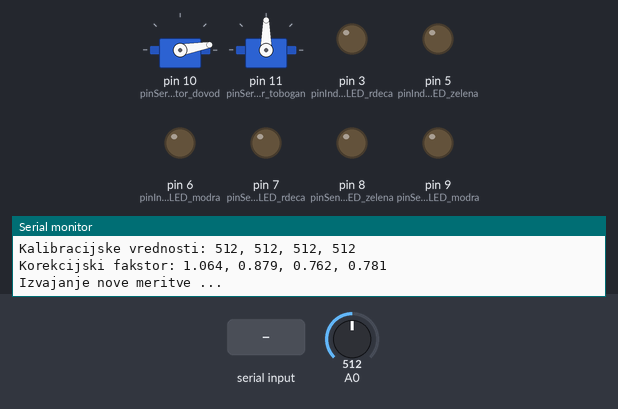
The sketch below on a simulated Arduino Uno, built with avr-gcc and run on an emulated ATmega328P. Parts: 2 × servo, output pins drawn as LEDs (lit = HIGH), the last lines printed to the serial monitor. The inputs (shaded band) are chosen by the test bench; at power-on: A0 = 512.

Above: at 5.0 s.
5.1 s: "1\n" received over Serial
At 7.7 s:
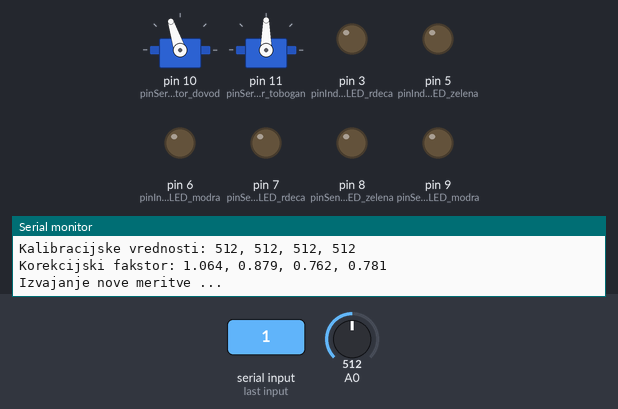
12.3 s: A0 set to 568
At 18.8 s:
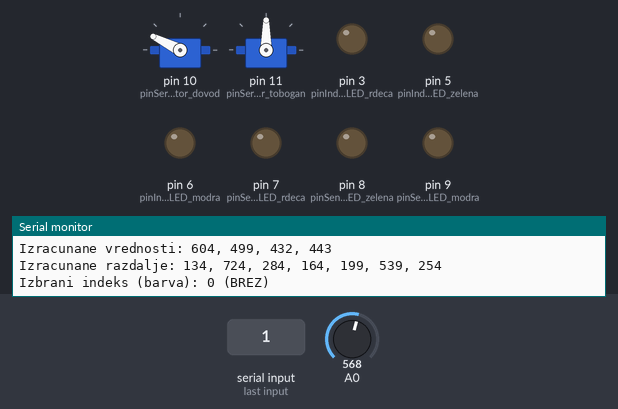
18.9 s: A0 set to 595
20.4 s: byte 10 ('\n') received over Serial
At 31.0 s:
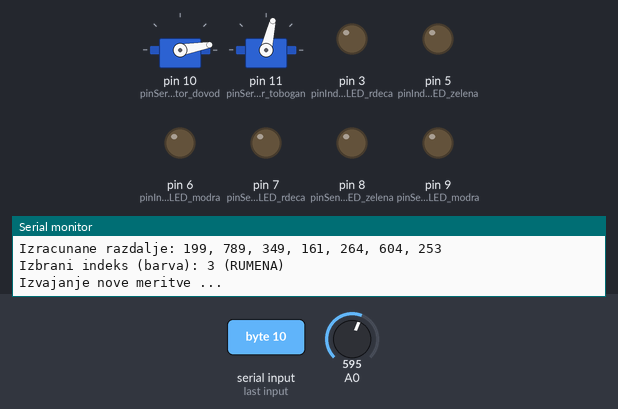
32.8 s: A0 set to 487
At 33.6 s:
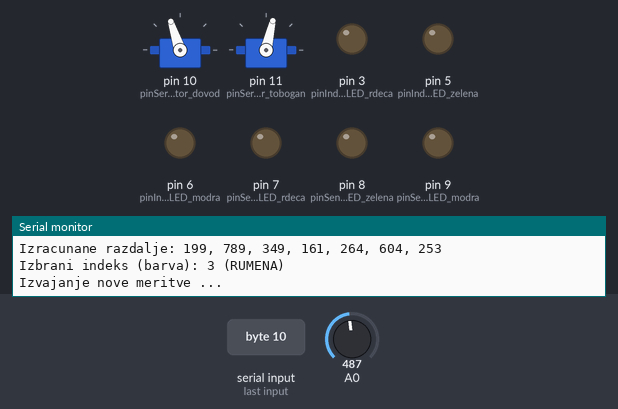
36.9 s: A0 set to 463
Timing chart, 0 to 39.6 s (numbered marks = the images above; inputs shaded):
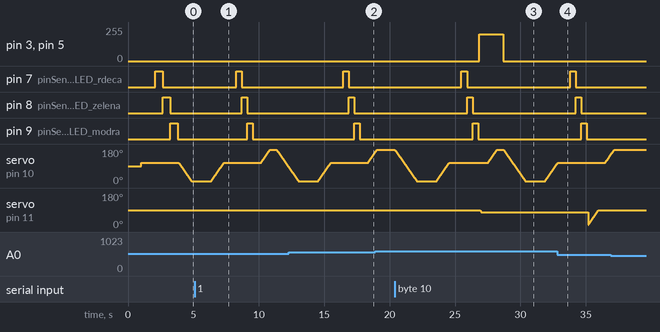

Measured:
- after the input at 20.4 s, pin 3 (pinIndikatorLED_rdeca), pin 5 (pinIndikatorLED_zelena): 0/255 → 200/255 after 6.4 s, → 0/255 1.9 s later
- after the input at 32.8 s, pin 3 (pinIndikatorLED_rdeca), pin 5 (pinIndikatorLED_zelena): stays 0/255 (without the input it goes to 200/255 after 2.3 s)

The sketch:

feriSorter.ino
```cpp
#include <Servo.h>


// globalne spremenljivke ...

Servo servoMotor_dovod;         // premika bonbon iz hranilnika do senzorja ter od senzorja do tobogana
Servo servoMotor_tobogan;       // usmerja bonbon v pravi loncek

String serialString = "";
bool printString = false;       // prvic kar zacnemo sortirati brez uporabnika
bool stringComplete = true;     // prvic kar zacnemo sortirati brez uporabnika

int senzorVrednosti_kalibracija[] = {0, 0, 0, 0};     // zajete vrednosti brez bonbona uporabljene za kalibracijo (brez, rdeca, zelena, modra)
float senzorVrednost_faktor[] = {0.0, 0.0, 0.0, 0.0}; // faktor izracunan med kalibracijo za upostevanje ambientne svetlobe (brez, rdeca, zelena, modra)
int senzorVrednosti_meritev[] = {0, 0, 0, 0};         // zajete vrednosti uporabljene pri izracunu barve (brez, rdeca, zelena, modra)
int senzorVrednosti_izracun[] = {0, 0, 0, 0};         // izracunane vrednosti glede na ambientno svetlobo (brez, rdeca, zelena, modra)


// nastavitve za pravilno delovanje (se vedno globalne spremenljivke) ...

// nastavitve pinov - servo
int pinServoMotor_dovod = 10;
int pinServoMotor_tobogan = 11;

// nastavitve pozicij - servo
int servoPozicije_dovod[] = {10, 108, 175};                      // zgrabi bonbon, senzor, spusti bonbon
int servoPozicije_tobogan[] = {90, 15, 45, 77, 105, 143, 175};  // brez bonbona, moder, zelen, rumen, rjavi, oranzen, rdec

// hranjenje lokacija pozicij (za reguliranje hitrosti premikanja)
int servoStaraPozicija_dovod = 2;
int servoStaraPozicija_tobogan = 0;

// nastavi cas med posameznim korakom servo motorja (za reguliranje hitrosti premikanja)
int servoCasCakanja = 10;       // merimo v milisekundah (funkcija "delay")

// nastavitve pinov - indikator svetilo LED
int pinIndikatorLED_rdeca = 3;  // svetilo indikator - RDECA - pin 3
int pinIndikatorLED_zelena = 5; // svetilo indikator - ZELENA - pin 5
int pinIndikatorLED_modra = 6;  // svetilo indikator - MODRA - pin 6

// nastavitve pinov - senzor svetilo LED
int pinSenzorLED_rdeca = 7;     // svetilo senzor - RDECA - pin 7
int pinSenzorLED_zelena = 8;    // svetilo senzor - ZELENA - pin 8
int pinSenzorLED_modra = 9;     // svetilo senzor - MODRA - pin 9

// nastavi vrednosti (8 bitni vmesnik: 0 - 255): {rdeca, zelena, modra} za mesanje barv pri svetilu za indikator
int barvaIndikatorLED_brez[] = {0, 0, 0};
int barvaIndikatorLED_modra[] = {0, 0, 200};
int barvaIndikatorLED_zelena[] = {0, 200, 0};
int barvaIndikatorLED_rumena[] = {200, 200, 0};
int barvaIndikatorLED_rjava[] = {200, 100, 0};
int barvaIndikatorLED_oranzna[] = {200, 150, 0};
int barvaIndikatorLED_rdeca[] = {200, 0, 0};

// nastavi VREDNOSTI SENZORJA (10 bitni pretvornik: 0 - 1023) za posamezno barvo bonbona
int barvaBonbonVrednost_brez[] = {545, 450, 390, 400};
int barvaBonbonVrednost_modra[] = {550, 250, 210, 190};
int barvaBonbonVrednost_zelena[] = {555, 380, 330, 380};
int barvaBonbonVrednost_rumena[] = {555, 405, 445, 500};
int barvaBonbonVrednost_rjava[] = {555, 330, 425, 420};
int barvaBonbonVrednost_oranzna[] = {565, 200, 310, 325};
int barvaBonbonVrednost_rdeca[] = {520, 325, 500, 455};

// nastavimo zaporedje imena barv katera uporabljamo
String barvaBonbon_ime[] = {"BREZ", "MODRA", "ZELENA", "RUMENA", "RJAVA", "ORANZNA", "RDECA"};


void setup() {
  // nastavimo in inicializiramo potrebne komponente za delovanje robota

  Serial.begin(9600);                               // vzpostavi povezavo na racunalnik za izpis informacij

  Serial.println("Zagon robota ...");               // obvestimo uporabnika da se robot zaganja

  servoMotor_dovod.attach(pinServoMotor_dovod);     // priklopi kontrolni signal PWM na pin 10
  delay(500);
  servoMotor_tobogan.attach(pinServoMotor_tobogan); // priklopi kontrolni signal PWM na pin 11
  delay(500);

  // nastavi pine za LED svetilo za indikator
  pinMode(pinIndikatorLED_rdeca, OUTPUT);
  pinMode(pinIndikatorLED_zelena, OUTPUT);
  pinMode(pinIndikatorLED_modra, OUTPUT);

  // nastavi pine za LED svetilo za senzor
  pinMode(pinSenzorLED_rdeca, OUTPUT);
  pinMode(pinSenzorLED_zelena, OUTPUT);
  pinMode(pinSenzorLED_modra, OUTPUT);


  kalibracijaSenzorja();  // poklicimo funkcijo za kalibriranje senzorja
}


void loop() {
  // sortirajmo dokler zaznavamo bonbone

  int kateriBonbon = 0;     // spremenljivka v kateri shranimo zaznan bonbon

  bool smoKoncali = false;  // spremenljivka v kateri hranimo stanje ali se zaznavamo bonbone

  // ce ne zaznamo vec bonbonov obvestimo uporabnika da lahko zacnemo znova
  if (printString){
    Serial.println("Pritisni ENTER za ponovno sortiranje");
    Serial.println("");
    printString = false;
    smoKoncali = false;
  }

  // ce smo prejeli ukaz za sortiranje in se imamo bonbone, potem sortirajmo
  if (stringComplete) {
    while (!smoKoncali) {
      // ugasni indikator
      nastaviSvetilo_indikator(0);

      // obvesti uporabnika da obdelujemo nov bonbon
      Serial.println("Izvajanje nove meritve ...");

      // zagrabi bonbon
      nastaviServo_dovod(0, false);
      delay(1500);

      // nesi bonbon do senzorja
      nastaviServo_dovod(1, false);
      delay(500);

      // izmeri brez luci
      nastaviSvetilo_senzor(0);
      delay(100);
      senzorVrednosti_meritev[0] = zajamiVrednostSenzorja();

      // izmeri rdeco luc
      nastaviSvetilo_senzor(1);
      delay(100);
      senzorVrednosti_meritev[1] = zajamiVrednostSenzorja();

      // izmeri zeleno luc
      nastaviSvetilo_senzor(2);
      delay(100);
      senzorVrednosti_meritev[2] = zajamiVrednostSenzorja();

      // izmeri modro luc
      nastaviSvetilo_senzor(3);
      delay(100);
      senzorVrednosti_meritev[3] = zajamiVrednostSenzorja();

      // ugasni
      nastaviSvetilo_senzor(0);

      // izracunaj vrednosti glede na ambientno svetlobo
      senzorVrednosti_izracun[0] = senzorVrednost_faktor[0] * (float)senzorVrednosti_meritev[0];
      senzorVrednosti_izracun[1] = senzorVrednost_faktor[1] * (float)senzorVrednosti_meritev[1];
      senzorVrednosti_izracun[2] = senzorVrednost_faktor[2] * (float)senzorVrednosti_meritev[2];
      senzorVrednosti_izracun[3] = senzorVrednost_faktor[3] * (float)senzorVrednosti_meritev[3];

      // izpisi meritve uporabniku
      Serial.print("Vrednosti senzorja: ");
      Serial.print(String(senzorVrednosti_meritev[0]) + ", ");
      Serial.print(String(senzorVrednosti_meritev[1]) + ", ");
      Serial.print(String(senzorVrednosti_meritev[2]) + ", ");
      Serial.print(String(senzorVrednosti_meritev[3]));
      Serial.println("");
      Serial.print("Izracunane vrednosti: ");
      Serial.print(String(senzorVrednosti_izracun[0]) + ", ");
      Serial.print(String(senzorVrednosti_izracun[1]) + ", ");
      Serial.print(String(senzorVrednosti_izracun[2]) + ", ");
      Serial.print(String(senzorVrednosti_izracun[3]));
      Serial.println("");

      // izracunajmo barvo bonbona
      kateriBonbon = uganiBarvoBonbona();

      // prizgemo indikator z zaznano barvo
      nastaviSvetilo_indikator(kateriBonbon);

      // izpisemo rezultat
      Serial.println("Izbrani indeks (barva): " + String(kateriBonbon) + " (" + String(barvaBonbon_ime[kateriBonbon]) + ")");

      // spustimo bonbon na izracunano mesto
      nastaviServo_tobogan(kateriBonbon, false);
      delay(500);
      nastaviServo_dovod(2, false);
      delay(500);

      // ce nismo zaznali bonbona koncamo
      if (kateriBonbon == 0){
        smoKoncali = true;
      }

      Serial.println("");
    }

    printString = true;
    stringComplete = false;
  }
}


int uganiBarvoBonbona() {
  // izracunaj razliko (razdaljo) vseh shranjenih barv proti zaznanim vrednostim iz senzorja
  // najmanjsa razlika (razdaljo) pomeni najvecja verjetnost da je bonbon tiste barve

  // barvna lestvica vrednosti
  // vrednost 0 - brez bonbona
  // vrednost 1 - modri bonbon
  // vrednost 2 - zeleni bonbon
  // vrednost 3 - rumeni bonbon
  // vrednost 4 - rjavi bonbon
  // vrednost 5 - oranzni bonbon
  // vrednost 6 - rdeci bonbon

  int izracunaRazlika[7] = {0, 0, 0, 0, 0, 0, 0,};  // brez, modra, zelena, rumena, rjava, oranzna, rdeca
  int izbranaRazlika = 0;

  int zacasnaVrednost = 0;

  // izracunaj razliko (razdaljo) od vrednosti brez bonbona
  zacasnaVrednost = barvaBonbonVrednost_brez[1] - senzorVrednosti_izracun[1]; // razlika rdece barve
  izracunaRazlika[0] = izracunaRazlika[0] + abs(zacasnaVrednost);
  zacasnaVrednost = barvaBonbonVrednost_brez[2] - senzorVrednosti_izracun[2]; // razlika zelene barve
  izracunaRazlika[0] = izracunaRazlika[0] + abs(zacasnaVrednost);
  zacasnaVrednost = barvaBonbonVrednost_brez[3] - senzorVrednosti_izracun[3]; // razlika modre barve
  izracunaRazlika[0] = izracunaRazlika[0] + abs(zacasnaVrednost);

  // izracunaj razliko (razdaljo) od vrednosti modrega bonbona
  zacasnaVrednost = barvaBonbonVrednost_modra[1] - senzorVrednosti_izracun[1]; // razlika rdece barve
  izracunaRazlika[1] = izracunaRazlika[1] + abs(zacasnaVrednost);
  zacasnaVrednost = barvaBonbonVrednost_modra[2] - senzorVrednosti_izracun[2]; // razlika zelene barve
  izracunaRazlika[1] = izracunaRazlika[1] + abs(zacasnaVrednost);
  zacasnaVrednost = barvaBonbonVrednost_modra[3] - senzorVrednosti_izracun[3]; // razlika modre barve
  izracunaRazlika[1] = izracunaRazlika[1] + abs(zacasnaVrednost);

  // izracunaj razliko (razdaljo) od vrednosti zelenega bonbona
  zacasnaVrednost = barvaBonbonVrednost_zelena[1] - senzorVrednosti_izracun[1]; // razlika rdece barve
  izracunaRazlika[2] = izracunaRazlika[2] + abs(zacasnaVrednost);
  zacasnaVrednost = barvaBonbonVrednost_zelena[2] - senzorVrednosti_izracun[2]; // razlika zelene barve
  izracunaRazlika[2] = izracunaRazlika[2] + abs(zacasnaVrednost);
  zacasnaVrednost = barvaBonbonVrednost_zelena[3] - senzorVrednosti_izracun[3]; // razlika modre barve
  izracunaRazlika[2] = izracunaRazlika[2] + abs(zacasnaVrednost);

  // izracunaj razliko (razdaljo) od vrednosti rumenega bonbona
  zacasnaVrednost = barvaBonbonVrednost_rumena[1] - senzorVrednosti_izracun[1]; // razlika rdece barve
  izracunaRazlika[3] = izracunaRazlika[3] + abs(zacasnaVrednost);
  zacasnaVrednost = barvaBonbonVrednost_rumena[2] - senzorVrednosti_izracun[2]; // razlika zelene barve
  izracunaRazlika[3] = izracunaRazlika[3] + abs(zacasnaVrednost);
  zacasnaVrednost = barvaBonbonVrednost_rumena[3] - senzorVrednosti_izracun[3]; // razlika modre barve
  izracunaRazlika[3] = izracunaRazlika[3] + abs(zacasnaVrednost);

  // izracunaj razliko (razdaljo) od vrednosti rjavega bonbona
  zacasnaVrednost = barvaBonbonVrednost_rjava[1] - senzorVrednosti_izracun[1]; // razlika rdece barve
  izracunaRazlika[4] = izracunaRazlika[4] + abs(zacasnaVrednost);
  zacasnaVrednost = barvaBonbonVrednost_rjava[2] - senzorVrednosti_izracun[2]; // razlika zelene barve
  izracunaRazlika[4] = izracunaRazlika[4] + abs(zacasnaVrednost);
  zacasnaVrednost = barvaBonbonVrednost_rjava[3] - senzorVrednosti_izracun[3]; // razlika modre barve
  izracunaRazlika[4] = izracunaRazlika[4] + abs(zacasnaVrednost);

  // izracunaj razliko (razdaljo) od vrednosti oranznega bonbona
  zacasnaVrednost = barvaBonbonVrednost_oranzna[1] - senzorVrednosti_izracun[1]; // razlika rdece barve
  izracunaRazlika[5] = izracunaRazlika[5] + abs(zacasnaVrednost);
  zacasnaVrednost = barvaBonbonVrednost_oranzna[2] - senzorVrednosti_izracun[2]; // razlika zelene barve
  izracunaRazlika[5] = izracunaRazlika[5] + abs(zacasnaVrednost);
  zacasnaVrednost = barvaBonbonVrednost_oranzna[3] - senzorVrednosti_izracun[3]; // razlika modre barve
  izracunaRazlika[5] = izracunaRazlika[5] + abs(zacasnaVrednost);

  // izracunaj razliko (razdaljo) od vrednosti rdecega bonbona
  zacasnaVrednost = barvaBonbonVrednost_rdeca[1] - senzorVrednosti_izracun[1]; // razlika rdece barve
  izracunaRazlika[6] = izracunaRazlika[6] + abs(zacasnaVrednost);
  zacasnaVrednost = barvaBonbonVrednost_rdeca[2] - senzorVrednosti_izracun[2]; // razlika zelene barve
  izracunaRazlika[6] = izracunaRazlika[6] + abs(zacasnaVrednost);
  zacasnaVrednost = barvaBonbonVrednost_rdeca[3] - senzorVrednosti_izracun[3]; // razlika modre barve
  izracunaRazlika[6] = izracunaRazlika[6] + abs(zacasnaVrednost);

  // poisci najmanjso razliko (razdaljo)
  for (int indeks = 0; indeks < 7; indeks++){
    if (izracunaRazlika[indeks] < izracunaRazlika[izbranaRazlika]){
      izbranaRazlika = indeks;
    }
  }

  // obvestimo uporabnika o vrednostih
  Serial.print("Izracunane razdalje: ");
  Serial.print(String(izracunaRazlika[0]) + ", ");
  Serial.print(String(izracunaRazlika[1]) + ", ");
  Serial.print(String(izracunaRazlika[2]) + ", ");
  Serial.print(String(izracunaRazlika[3]) + ", ");
  Serial.print(String(izracunaRazlika[4]) + ", ");
  Serial.print(String(izracunaRazlika[5]) + ", ");
  Serial.print(String(izracunaRazlika[6]));
  Serial.println("");

  return izbranaRazlika;
}


void kalibracijaSenzorja() {
  // preberimo vrednosti iz senzorja brez bonbona za kalibracijo ambientne svetlobe
  // te vrednosti uporabimo kasneje za NORMALIZACIJO prebranih vrednosti z bonbonom

  // obvestimo uporabnika da izvajamo kalibracijo senzorja robota
  Serial.println("Kalibracija senzorja:");

  // nastavimo pozicijo dovoda na senzor
  nastaviServo_dovod(1, true);
  delay(500);

  // izvedi meritev brez svetlobe
  nastaviSvetilo_senzor(0);
  delay(250);
  senzorVrednosti_kalibracija[0] = zajamiVrednostSenzorja();

  // izvedi meritev za rdeco svetlobo
  nastaviSvetilo_senzor(1);
  delay(250);
  senzorVrednosti_kalibracija[1] = zajamiVrednostSenzorja();

  // izvedi meritev za zeleno svetlobo
  nastaviSvetilo_senzor(2);
  delay(250);
  senzorVrednosti_kalibracija[2] = zajamiVrednostSenzorja();

  // izvedi meritev za modro svetlobo
  nastaviSvetilo_senzor(3);
  delay(250);
  senzorVrednosti_kalibracija[3] = zajamiVrednostSenzorja();

  // ugasni luc
  nastaviSvetilo_senzor(0);

  // izracunaj korekcijski faktor za upostevanje ambientne svetlobe
  senzorVrednost_faktor[0] = (float)barvaBonbonVrednost_brez[0] / (float)senzorVrednosti_kalibracija[0];
  senzorVrednost_faktor[1] = (float)barvaBonbonVrednost_brez[1] / (float)senzorVrednosti_kalibracija[1];
  senzorVrednost_faktor[2] = (float)barvaBonbonVrednost_brez[2] / (float)senzorVrednosti_kalibracija[2];
  senzorVrednost_faktor[3] = (float)barvaBonbonVrednost_brez[3] / (float)senzorVrednosti_kalibracija[3];

  // izpisimo rezultat
  Serial.print("Kalibracijske vrednosti: ");
  Serial.print(String(senzorVrednosti_kalibracija[0]) + ", ");
  Serial.print(String(senzorVrednosti_kalibracija[1]) + ", ");
  Serial.print(String(senzorVrednosti_kalibracija[2]) + ", ");
  Serial.print(String(senzorVrednosti_kalibracija[3]));
  Serial.println("");

  // izpisimo rezultat
  Serial.print("Korekcijski fakstor: ");
  Serial.print(String(senzorVrednost_faktor[0], 3) + ", ");
  Serial.print(String(senzorVrednost_faktor[1], 3) + ", ");
  Serial.print(String(senzorVrednost_faktor[2], 3) + ", ");
  Serial.print(String(senzorVrednost_faktor[3], 3));
  Serial.println("");

  Serial.println("");
}


int zajamiVrednostSenzorja() {
  // izvedemo meritev senzorja svetlobe s AD pretvornikom

  int sestevekVrednosti = 0;

  // zaradi suma pri izvajanju meritev s senzorjem
  // koncno vrednost izboljsamo z vecimi meritvami katere na koncu povprecimo
  for (int i = 0; i < 32; i ++){
    sestevekVrednosti = sestevekVrednosti + analogRead(A0); // izmerimo vrednost na senzorju in jo pristejemo k vsem meritvam
    delay(10);                                              // pocakamo trenutek da se mikrokrmilnik lahko pripravi na naslednjo meritev
  }

  return sestevekVrednosti / 32;  // sestete meritve povprecimo s stevilom meritev in vrnemo celo stevilo (funkcija tipa int)
}


void nastaviServo_dovod(int pozicija, bool hitro) {
  // nastavi pozicijo servo motorja, 3 pozicije (0-2), ter hitrost obracanja (true-hitro, false-pocasi)

  if (hitro) {
    // hitro premikanje, direktno premakni servo na zeleno pozicijo
    servoMotor_dovod.write(servoPozicije_dovod[pozicija]);

  }
  else {
    // pocasno premikanje, korakaj servo na zeleno pozicijo s pavzo na vsakem koraku
    if (servoPozicije_dovod[pozicija] > servoPozicije_dovod[servoStaraPozicija_dovod]) {
      // ce je nova pozicija vecja od stare
      for (int i = servoPozicije_dovod[servoStaraPozicija_dovod]; i <= servoPozicije_dovod[pozicija]; i++) {
        servoMotor_dovod.write(i);
        delay(servoCasCakanja);
      }
    } else {
      // ce je nova pozicija manjsa od stare
      for (int i = servoPozicije_dovod[servoStaraPozicija_dovod]; i >= servoPozicije_dovod[pozicija]; i--) {
        servoMotor_dovod.write(i);
        delay(servoCasCakanja);
      }
    }
  }

  servoStaraPozicija_dovod = pozicija;  // shranimo si trenutno pozicijo za kasneje
}


void nastaviServo_tobogan(int pozicija, bool hitro) {
  // nastavi pozicijo servo motorja, 6 pozicij (0-5), ter hitrost obracanja (true-hitro, false-pocasi)

  if (hitro) {
    // hitro premikanje, direktno premakni servo na zeleno pozicijo
    servoMotor_tobogan.write(servoPozicije_tobogan[pozicija]);

  }
  else {
    // pocasno premikanje, korakaj servo na zeleno pozicijo s pavzo na vsakem koraku
    if (servoPozicije_tobogan[pozicija] > servoPozicije_tobogan[servoStaraPozicija_tobogan]) {
      // ce je nova pozicija vecja od stare
      for (int i = servoPozicije_dovod[servoStaraPozicija_tobogan]; i <= servoPozicije_tobogan[pozicija]; i++) {
        servoMotor_tobogan.write(i);
        delay(servoCasCakanja);
      }
    } else {
      // ce je nova pozicija manjsa od stare
      for (int i = servoPozicije_tobogan[servoStaraPozicija_tobogan]; i >= servoPozicije_tobogan[pozicija]; i--) {
        servoMotor_tobogan.write(i);
        delay(servoCasCakanja);
      }
    }
  }

  servoStaraPozicija_tobogan = pozicija;  // shranimo si trenutno pozicijo za kasneje
}


void nastaviSvetilo_senzor(int barva) {
  // barve gredo od 0 do 4
  // 0 - ugasnjeno svetilo
  // 1 - prizgana samo RDECA barva
  // 2 - prizgana samo ZELENA barva
  // 3 - prizgana samo MODRA barva

  if (barva == 0) {
    digitalWrite(pinSenzorLED_rdeca, LOW);
    digitalWrite(pinSenzorLED_zelena, LOW);
    digitalWrite(pinSenzorLED_modra, LOW);
  }
  else if (barva == 1) {
    digitalWrite(pinSenzorLED_rdeca, HIGH);
    digitalWrite(pinSenzorLED_zelena, LOW);
    digitalWrite(pinSenzorLED_modra, LOW);
  }
  else if (barva == 2) {
    digitalWrite(pinSenzorLED_rdeca, LOW);
    digitalWrite(pinSenzorLED_zelena, HIGH);
    digitalWrite(pinSenzorLED_modra, LOW);
  }
  else if (barva == 3) {
    digitalWrite(pinSenzorLED_rdeca, LOW);
    digitalWrite(pinSenzorLED_zelena, LOW);
    digitalWrite(pinSenzorLED_modra, HIGH);
  }
}


void nastaviSvetilo_indikator(int barva) {
  // barve gredo od 0 do 6
  // ugasnjen, modra, zelena, rumena, rjava, oranzna, rdeca

  if (barva == 0) {
    analogWrite(pinIndikatorLED_rdeca, barvaIndikatorLED_brez[0]);
    analogWrite(pinIndikatorLED_zelena, barvaIndikatorLED_brez[1]);
    analogWrite(pinIndikatorLED_modra, barvaIndikatorLED_brez[2]);

  }
  else if (barva == 1) {
    analogWrite(pinIndikatorLED_rdeca, barvaIndikatorLED_modra[0]);
    analogWrite(pinIndikatorLED_zelena, barvaIndikatorLED_modra[1]);
    analogWrite(pinIndikatorLED_modra, barvaIndikatorLED_modra[2]);

  }
  else if (barva == 2) {
    analogWrite(pinIndikatorLED_rdeca, barvaIndikatorLED_zelena[0]);
    analogWrite(pinIndikatorLED_zelena, barvaIndikatorLED_zelena[1]);
    analogWrite(pinIndikatorLED_modra, barvaIndikatorLED_zelena[2]);
  }
  else if (barva == 3) {
    analogWrite(pinIndikatorLED_rdeca, barvaIndikatorLED_rumena[0]);
    analogWrite(pinIndikatorLED_zelena, barvaIndikatorLED_rumena[1]);
    analogWrite(pinIndikatorLED_modra, barvaIndikatorLED_rumena[2]);
  }
  else if (barva == 4) {
    analogWrite(pinIndikatorLED_rdeca, barvaIndikatorLED_rjava[0]);
    analogWrite(pinIndikatorLED_zelena, barvaIndikatorLED_rjava[1]);
    analogWrite(pinIndikatorLED_modra, barvaIndikatorLED_rjava[2]);
  }
  else if (barva == 5) {
    analogWrite(pinIndikatorLED_rdeca, barvaIndikatorLED_oranzna[0]);
    analogWrite(pinIndikatorLED_zelena, barvaIndikatorLED_oranzna[1]);
    analogWrite(pinIndikatorLED_modra, barvaIndikatorLED_oranzna[2]);
  }
  else if (barva == 6) {
    analogWrite(pinIndikatorLED_rdeca, barvaIndikatorLED_rdeca[0]);
    analogWrite(pinIndikatorLED_zelena, barvaIndikatorLED_rdeca[1]);
    analogWrite(pinIndikatorLED_modra, barvaIndikatorLED_rdeca[2]);
  }
}


void serialEvent() {
  while (Serial.available()) {

    char inChar = (char)Serial.read();

    serialString += inChar;

    if (inChar == '\n') {
      stringComplete = true;
    }
  }
}
```
